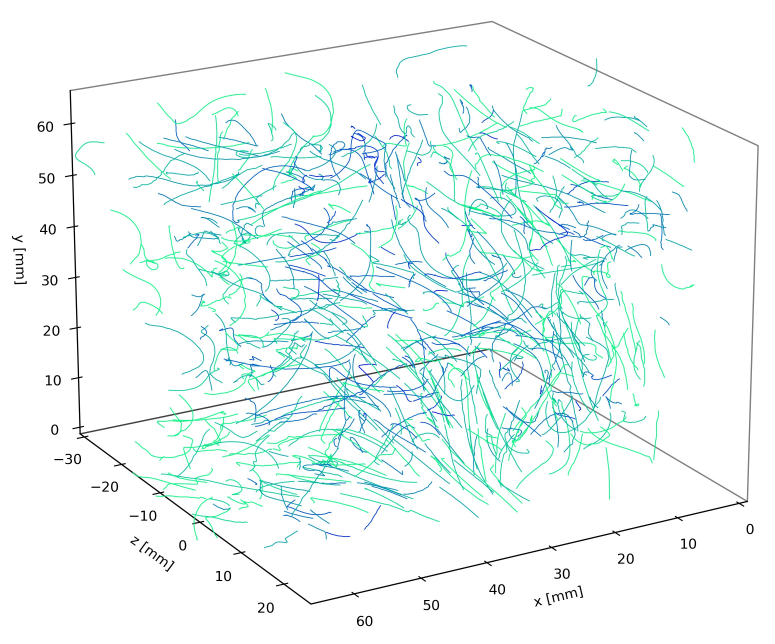
#> input picture JOSS_paper/traj_image.jpg, 2324 x 1932 px (shown at 1/3 size)
$ python -i detection.py   (imports and definitions only)
#> lines starting #> are read from the running program, lines starting #| are printed output that depends on the picture
# -*- coding: utf-8 -*-
#!/usr/bin/env python3

"""
Created on Aug 27 2026

@author: Stefano Brizzolara


Checkerboard corner detection.

This module locates the internal corners of a checkerboard (chessboard)
calibration target in an image, with sub-pixel accuracy. It is written using
only the packages that MyPTV already depends on, namely numpy, scipy and
scikit-image; in particular it does not require OpenCV.


The detection is done in four steps:


1) Candidate detection.

   An internal checkerboard corner is a saddle point of the image intensity:
   along one diagonal the intensity increases, along the other it decreases.
   Saddle points are found from the Hessian matrix of the (Gaussian smoothed)
   image,

       H = [[Ixx, Ixy], [Ixy, Iyy]] ,

   whose determinant is negative at a saddle. We therefore use

       (1)    R = -det(H) * sigma^4 = -(Ixx*Iyy - Ixy^2) * sigma^4

   as the corner response, where the sigma^4 factor makes R comparable
   between different smoothing scales. Candidates are the local maxima of R.


2) Sub-pixel refinement.

   Let c be the true corner position. Any pixel p that lies on one of the two
   checkerboard edges passing through c has an intensity gradient g(p) that is
   perpendicular to that edge, and hence perpendicular to (p - c):

       (2)    g(p) . (p - c) = 0 .

   Minimizing the sum of the squared residuals of (2) over a window of pixels
   around the corner gives a 2x2 linear system for c,

       (3)    [sum_p g g^T] c = sum_p g (g . p) ,

   which is solved directly. Pixels in flat regions have small |g| and so
   contribute little, while pixels on the two edges dominate the fit. The
   procedure is iterated a few times, re-centering the window each time.


3) Edge orientations.

   The two edge directions of a corner are recovered from a magnitude
   weighted histogram of the gradient orientations in a window around the
   corner. Since an edge direction is defined modulo pi, the histogram is
   built over [0, pi). Its two dominant modes give the two edge normals, and
   rotating them by 90 degrees gives the two edge directions. These are used
   both for scoring the corner and, later, as the local lattice directions
   when the corners are assembled into a grid (see grid.py).


4) Scoring.

   The response (1) also fires on saddle-like features that are not
   checkerboard corners. Each candidate is therefore scored by how well its
   surroundings match an ideal checkerboard corner with the edge directions
   d1 and d2 found in step 3. Writing u = (p - c).d1 and v = (p - c).d2, the
   ideal pattern alternates sign between the four quadrants,

       (4)    T(p) = sign(u) * sign(v) ,

   and the score is the absolute value of the weighted normalized
   correlation between the image and T. The absolute value is used because
   the polarity of the corner (which pair of quadrants is bright) is
   arbitrary. The score lies in [0, 1] and candidates scoring below a
   threshold are discarded.

"""

from numpy import (array, zeros, arange, meshgrid, exp, sqrt, sin, cos,
                   arctan2, pi, abs as npabs, sign, sum as npsum, argmax,
                   roll, isfinite, float64, minimum, asarray)
from numpy.linalg import solve, LinAlgError

from scipy.ndimage import gaussian_filter


# [26 lines left out: function load_image, not called in this run]


def saddle_response(img, sigma=2.0):
    '''
    Returns the checkerboard corner response R of eq. (1), which is positive
    at saddle points of the image intensity.

    input -
    img (array, (Ny,Nx)) - grayscale image
    sigma (float) - standard deviation, in pixels, of the Gaussian used to
                    smooth the image before differentiating it. It should be
                    of the order of the width of the blur of the
                    checkerboard edges.

    output -
    R (array, (Ny,Nx)) - the corner response
    '''
    # note on the axis order: axis 0 of the image is the row index (y) and
    # axis 1 is the column index (x), so the "order" tuples below read
    # (order in y, order in x).
    Ixx = gaussian_filter(img, sigma, order=(0, 2), mode='nearest')
    Iyy = gaussian_filter(img, sigma, order=(2, 0), mode='nearest')
    Ixy = gaussian_filter(img, sigma, order=(1, 1), mode='nearest')

    return -(Ixx*Iyy - Ixy**2) * sigma**4


def image_gradients(img, sigma=1.0):
    '''
    Returns the two components of the Gaussian smoothed image gradient.

    input -
    img (array, (Ny,Nx)) - grayscale image
    sigma (float) - standard deviation of the Gaussian, in pixels

    output -
    gx, gy (arrays, (Ny,Nx)) - derivatives with respect to x (the column
                               index) and y (the row index)
    '''
    gx = gaussian_filter(img, sigma, order=(0, 1), mode='nearest')
    gy = gaussian_filter(img, sigma, order=(1, 0), mode='nearest')
    return gx, gy


def find_candidates(img, sigma=2.0, min_distance=6, threshold_rel=0.05,
                    max_candidates=20000):
    '''
    Finds candidate checkerboard corners as the local maxima of the response
    of eq. (1).

    input -
    img (array, (Ny,Nx)) - grayscale image
    sigma (float) - smoothing scale of the response, in pixels
    min_distance (int) - minimum separation, in pixels, between two maxima.
                         It should be smaller than the spacing of the
                         checkerboard corners in the image.
    threshold_rel (float) - maxima weaker than this fraction of the strongest
                            maximum are ignored
    max_candidates (int) - a safety limit on the number of returned points

    output -
    candidates (array, (N,2)) - the (x, y) pixel coordinates of the candidates
    '''
    from skimage.feature import peak_local_max

    R = saddle_response(img, sigma=sigma)

    # peak_local_max returns (row, col) pairs, which we flip to (x, y)
    peaks = peak_local_max(R, min_distance=int(min_distance),
                           threshold_rel=threshold_rel,
                           exclude_border=int(min_distance),
                           num_peaks=int(max_candidates))

    if len(peaks) == 0:
        return zeros((0, 2))

    return array([[float(p[1]), float(p[0])] for p in peaks])


def refine_corner(gx, gy, c0, half_window=6, n_iter=4, max_shift=None):
    '''
    Refines the position of a single corner to sub-pixel accuracy by solving
    the linear system of eq. (3).

    input -
    gx, gy (arrays, (Ny,Nx)) - image gradients, as given by image_gradients
    c0 (array, 2) - the initial (x, y) estimate of the corner position
    half_window (int) - half the side of the square window of pixels used in
                        the fit. It should be somewhat smaller than the
                        spacing of the checkerboard corners in the image.
    n_iter (int) - number of refinement iterations
    max_shift (float) - if the refined position moves further than this from
                        c0 the refinement is considered to have failed and
                        None is returned. Defaults to half_window.

    output -
    c (array, 2) - the refined (x, y) position, or None if the refinement
                   failed
    '''
    Ny, Nx = gx.shape
    w = int(half_window)

    if max_shift is None:
        max_shift = float(half_window)

    x, y = float(c0[0]), float(c0[1])

    for _ in range(int(n_iter)):

        ix, iy = int(round(x)), int(round(y))

        if ix-w < 0 or iy-w < 0 or ix+w+1 > Nx or iy+w+1 > Ny:
            return None

        GX = gx[iy-w:iy+w+1, ix-w:ix+w+1]
        GY = gy[iy-w:iy+w+1, ix-w:ix+w+1]

        X, Y = meshgrid(arange(ix-w, ix+w+1, dtype=float64),
                        arange(iy-w, iy+w+1, dtype=float64))

        # a Gaussian window that suppresses the influence of distant pixels
        s = max(w/2.0, 1.0)
        W = exp(-((X - x)**2 + (Y - y)**2) / (2*s**2))

        gdotp = GX*X + GY*Y

        A = array([[npsum(W*GX*GX), npsum(W*GX*GY)],
                   [npsum(W*GX*GY), npsum(W*GY*GY)]])
        b = array([npsum(W*GX*gdotp), npsum(W*GY*gdotp)])

        try:
            c = solve(A, b)
        except LinAlgError:
            return None

        if not isfinite(c).all():
            return None

        x, y = float(c[0]), float(c[1])

        if (x - c0[0])**2 + (y - c0[1])**2 > max_shift**2:
            return None

    return array([x, y])


def corner_edge_directions(gx, gy, c, half_window=6, n_bins=36,
                           min_separation=40.0):
    '''
    Estimates the two edge directions of a checkerboard corner from a
    magnitude weighted histogram of the gradient orientations around it.

    input -
    gx, gy (arrays, (Ny,Nx)) - image gradients
    c (array, 2) - the (x, y) position of the corner
    half_window (int) - half the side of the window of pixels used
    n_bins (int) - number of histogram bins spanning [0, pi)
    min_separation (float) - minimum angle, in degrees, between the two
                             dominant modes of the histogram

    output -
    d1, d2 (arrays, 2) - unit vectors along the two edge directions, or
                         (None, None) if two modes could not be found
    '''
    Ny, Nx = gx.shape
    w = int(half_window)
    ix, iy = int(round(c[0])), int(round(c[1]))

    if ix-w < 0 or iy-w < 0 or ix+w+1 > Nx or iy+w+1 > Ny:
        return None, None

    GX = gx[iy-w:iy+w+1, ix-w:ix+w+1].ravel()
    GY = gy[iy-w:iy+w+1, ix-w:ix+w+1].ravel()

    mag = sqrt(GX**2 + GY**2)
    if mag.max() <= 0:
        return None, None

    # the orientation of an edge is defined modulo pi
    ang = arctan2(GY, GX) % pi

    bins = minimum((ang/pi * n_bins).astype(int), n_bins-1)

    hist = zeros(n_bins)
    for b, m in zip(bins, mag):
        hist[b] += m

    # smooth the histogram, wrapping around at 0 and pi
    hist = 0.5*roll(hist, -1) + hist + 0.5*roll(hist, 1)

    i1 = int(argmax(hist))

    # mask out the bins that are too close to the first mode, using the
    # circular distance modulo pi
    sep_bins = min_separation/180.0 * n_bins
    masked = hist.copy()
    for i in range(n_bins):
        d = npabs(i - i1)
        d = min(d, n_bins - d)
        if d < sep_bins:
            masked[i] = -1.0

    if masked.max() <= 0:
        return None, None

    i2 = int(argmax(masked))

    # bin centres, which are the orientations of the two edge normals
    n1 = (i1 + 0.5)/n_bins * pi
    n2 = (i2 + 0.5)/n_bins * pi

    # the edge directions are the normals rotated by 90 degrees
    d1 = array([cos(n1 + pi/2), sin(n1 + pi/2)])
    d2 = array([cos(n2 + pi/2), sin(n2 + pi/2)])

    return d1, d2


def corner_score(img, c, d1, d2, half_window=6, sigma=2.0):
    '''
    Scores how well the neighbourhood of a candidate matches an ideal
    checkerboard corner, using the template of eq. (4).

    input -
    img (array, (Ny,Nx)) - grayscale image
    c (array, 2) - the (x, y) position of the corner
    d1, d2 (arrays, 2) - the two edge directions
    half_window (int) - half the side of the window of pixels used
    sigma (float) - the blur scale of the image; pixels closer than this to
                    the corner carry little information and are down-weighted

    output -
    score (float) - a number in [0, 1]; a perfect checkerboard corner scores 1
    '''
    Ny, Nx = img.shape
    w = int(half_window)
    ix, iy = int(round(c[0])), int(round(c[1]))

    if ix-w < 0 or iy-w < 0 or ix+w+1 > Nx or iy+w+1 > Ny:
        return 0.0

    I = img[iy-w:iy+w+1, ix-w:ix+w+1]

    X, Y = meshgrid(arange(ix-w, ix+w+1, dtype=float64),
                    arange(iy-w, iy+w+1, dtype=float64))
    dx, dy = X - c[0], Y - c[1]

    u = dx*d1[0] + dy*d1[1]
    v = dx*d2[0] + dy*d2[1]
    T = sign(u) * sign(v)

    # weights: a Gaussian envelope, with the blurred core of the corner
    # suppressed
    r2 = dx**2 + dy**2
    s = max(w/2.0, 1.0)
    W = exp(-r2/(2*s**2)) * (1.0 - exp(-r2/(2*max(sigma, 0.5)**2)))

    Wsum = npsum(W)
    if Wsum <= 0:
        return 0.0

    Im = npsum(W*I)/Wsum
    Tm = npsum(W*T)/Wsum

    num = npsum(W*(I - Im)*(T - Tm))
    den = sqrt(npsum(W*(I - Im)**2) * npsum(W*(T - Tm)**2))

    if den <= 0:
        return 0.0

    return float(min(abs(num/den), 1.0))


def detect_corners(img, sigma=2.0, min_distance=6, half_window=None,
                   threshold_rel=0.05, min_score=0.75, max_candidates=20000):
    '''
    The full checkerboard corner detection pipeline: candidates are found
    from the saddle response, refined to sub-pixel accuracy, given edge
    directions, scored, and the poorly scoring ones are discarded.

    input -
    img (array, (Ny,Nx)) - grayscale image, e.g. as returned by load_image
    sigma (float) - smoothing scale, in pixels, of the corner response. This
                    is the main tuning parameter: it should be of the order
                    of the blur of the checkerboard edges.
    min_distance (int) - minimum separation, in pixels, of two corners
    half_window (int) - half the side of the windows used for the refinement,
                        the edge directions and the score. Defaults to
                        min_distance.
    threshold_rel (float) - relative threshold on the corner response
    min_score (float) - candidates whose score of eq. (4) is below this value
                        are discarded.

                        The default of 0.75 comes from measurement rather than
                        from taste. On a real set of 200 photographs of an
                        8x11 target, the fraction of images that yielded a
                        complete board was

                          0.60  0.70  0.75  0.80  0.85  0.88  0.90  0.92
                           78%   95%   98%   98%   98%   94%   93%   89%

                        Below that plateau the lattice grows past the board,
                        because a stray saddle elsewhere in the scene, on the
                        mount holding the target for instance, is accepted and
                        happens to fall near a lattice site. Above it, real
                        corners start being thrown away. The three values on
                        the plateau are indistinguishable on that data, so the
                        lowest is taken, since it is the most tolerant of
                        corners that are genuinely hard to see.

                        That tolerance is worth having, because the score of a
                        true corner falls as the board is tilted away from the
                        camera and its image is foreshortened. A board seen at
                        a large angle may need a threshold as low as 0.6. If
                        images of a strongly tilted board are being rejected
                        for having grown an incomplete lattice, lowering this
                        is the first thing to try.
    max_candidates (int) - a safety limit on the number of candidates

    output - a dictionary with the keys:
    'points' (array, (N,2)) - the refined (x, y) corner positions
    'd1', 'd2' (arrays, (N,2)) - the two edge directions of each corner
    'scores' (array, N) - the score of each corner
    '''
    if half_window is None:
        half_window = int(min_distance)

    candidates = find_candidates(img, sigma=sigma, min_distance=min_distance,
                                 threshold_rel=threshold_rel,
                                 max_candidates=max_candidates)

    gx, gy = image_gradients(img, sigma=max(sigma/2.0, 0.6))

    points, D1, D2, scores = [], [], [], []

    for c0 in candidates:

        c = refine_corner(gx, gy, c0, half_window=half_window)
        if c is None:
            continue

        d1, d2 = corner_edge_directions(gx, gy, c, half_window=half_window)
        if d1 is None:
            continue

        s = corner_score(img, c, d1, d2, half_window=half_window, sigma=sigma)
        if s < min_score:
            continue

        points.append(c)
        D1.append(d1)
        D2.append(d2)
        scores.append(s)

    if len(points) == 0:
        return {'points': zeros((0, 2)), 'd1': zeros((0, 2)),
                'd2': zeros((0, 2)), 'scores': zeros(0)}

    return {'points': array(points), 'd1': array(D1), 'd2': array(D2),
            'scores': array(scores)}

>>> import cv2
>>> picture = cv2.imread('../../JOSS_paper/traj_image.jpg', cv2.IMREAD_GRAYSCALE)
>>> result = detect_corners(picture)
#> in saddle_response, `Ixx = gaussian_filter(img, sigma, order=(0, 2), mode='nearest')`:
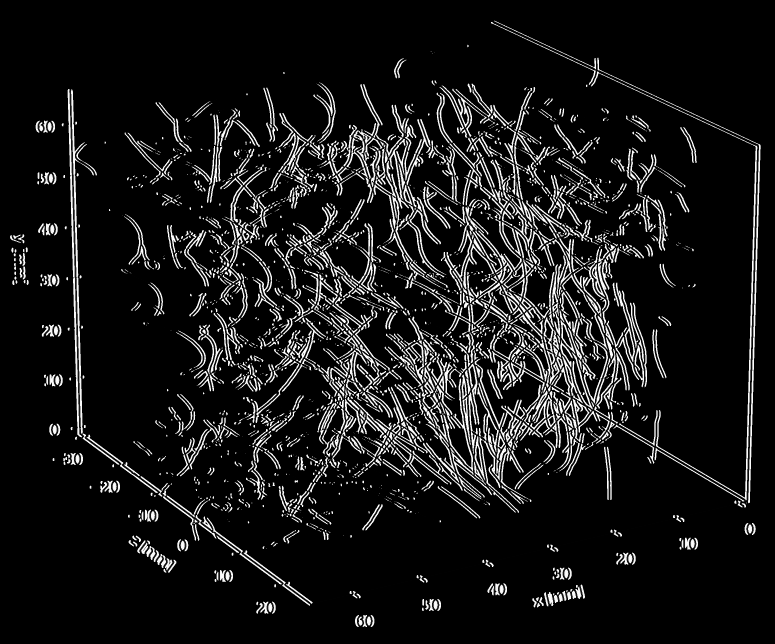
#> Ixx: shape (1932, 2324) (shown at 1/3 size); min 0, max 255, mean 24.4
#> in saddle_response, `Iyy = gaussian_filter(img, sigma, order=(2, 0), mode='nearest')`:
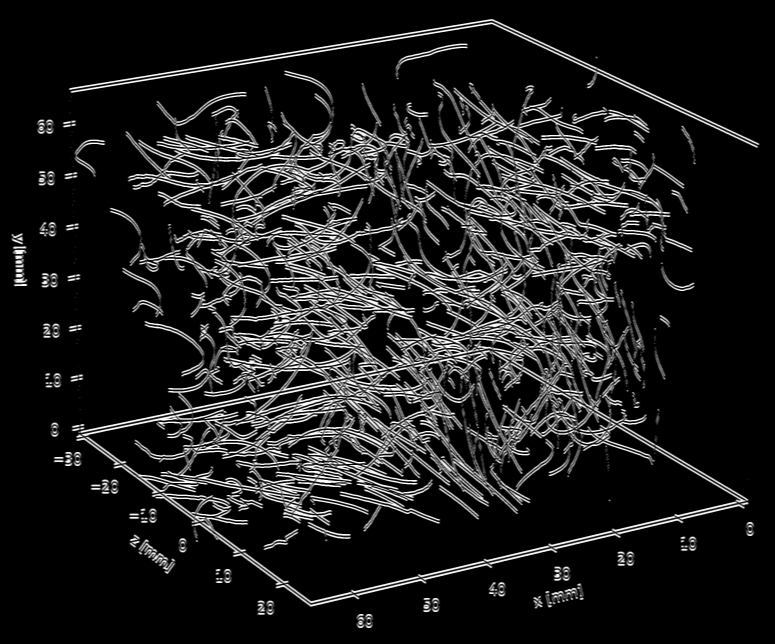
#> Iyy: shape (1932, 2324) (shown at 1/3 size); min 0, max 255, mean 31
#> in saddle_response, `Ixy = gaussian_filter(img, sigma, order=(1, 1), mode='nearest')`:
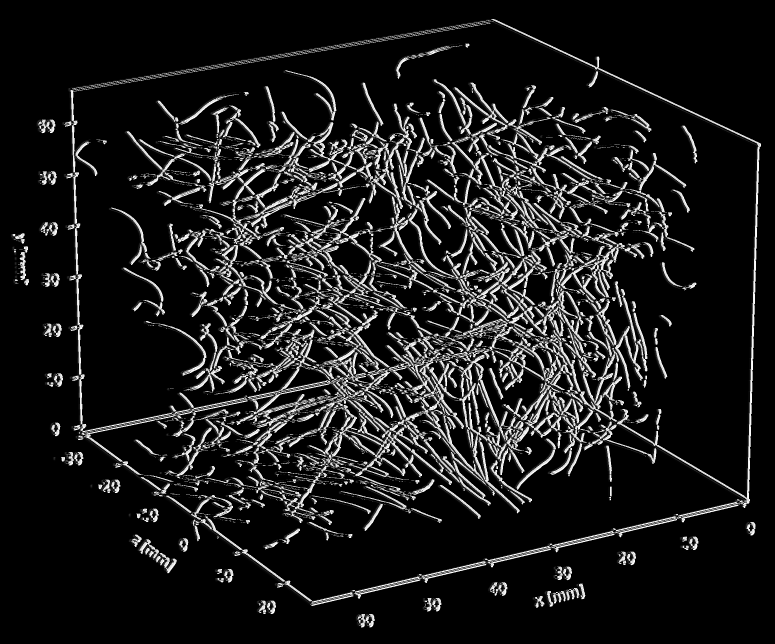
#> Ixy: shape (1932, 2324) (shown at 1/3 size); min 0, max 255, mean 27.9
#> in saddle_response, `return -(Ixx*Iyy - Ixy**2) * sigma**4`:
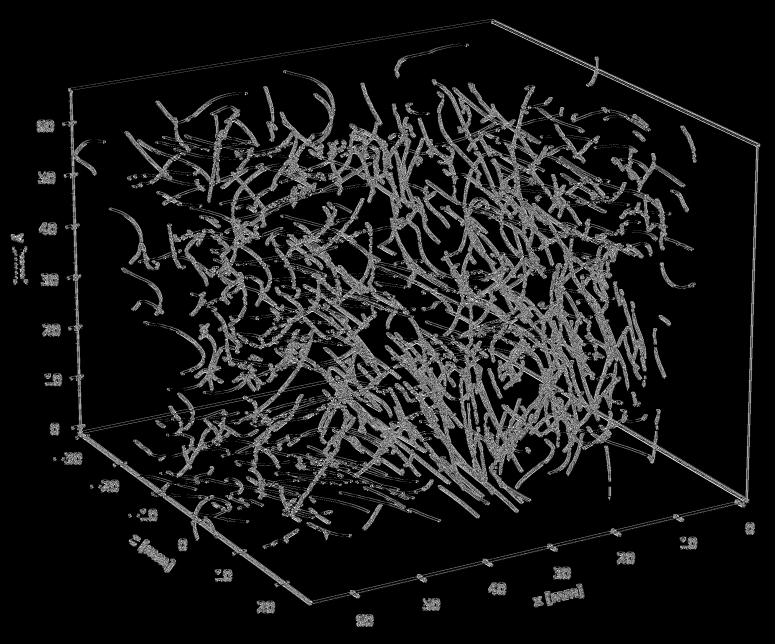
#> returned value: shape (1932, 2324) float64 (shown at 1/3 size); min 0, max 4080, mean 396.7; drawn with min black and max white
#> in find_candidates, `peaks = peak_local_max(R, min_distance=int(min_distance), threshold_re..`: peaks = 8898 pairs, first value 59 to 1876, second value 36 to 2279
#> in detect_corners, `candidates = find_candidates(img, sigma=sigma, min_distance=min_distan..`: candidates = 8898 pairs, first value 36 to 2279, second value 59 to 1876
#> in image_gradients, `gx = gaussian_filter(img, sigma, order=(0, 1), mode='nearest')`:
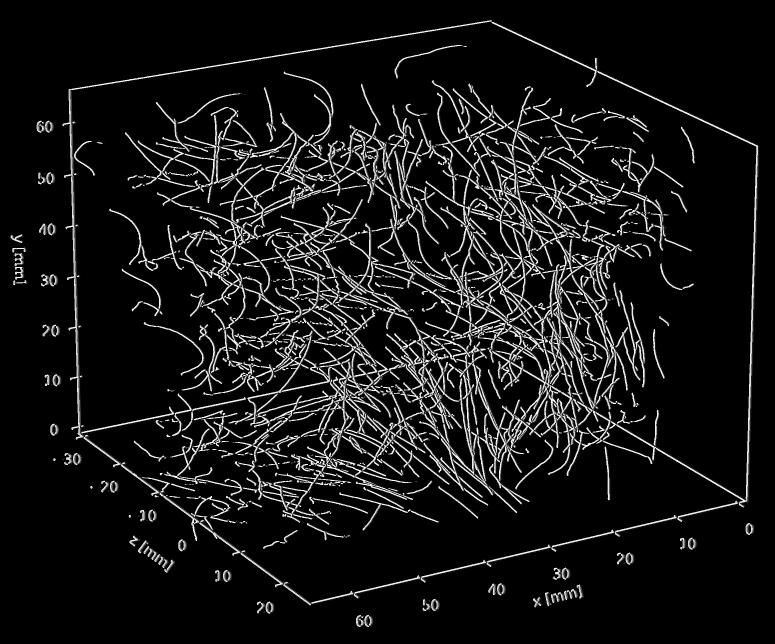
#> gx: shape (1932, 2324) (shown at 1/3 size); min 0, max 255, mean 21.8
#> in image_gradients, `gy = gaussian_filter(img, sigma, order=(1, 0), mode='nearest')`:
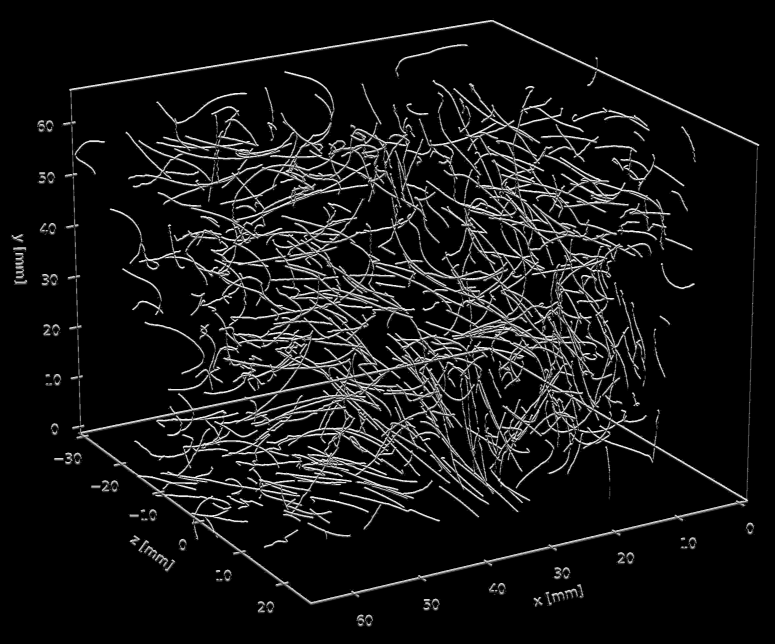
#> gy: shape (1932, 2324) (shown at 1/3 size); min 0, max 255, mean 20.5
#> the loop in detect_corners, `for c0 in candidates: ` made 8898 passes
